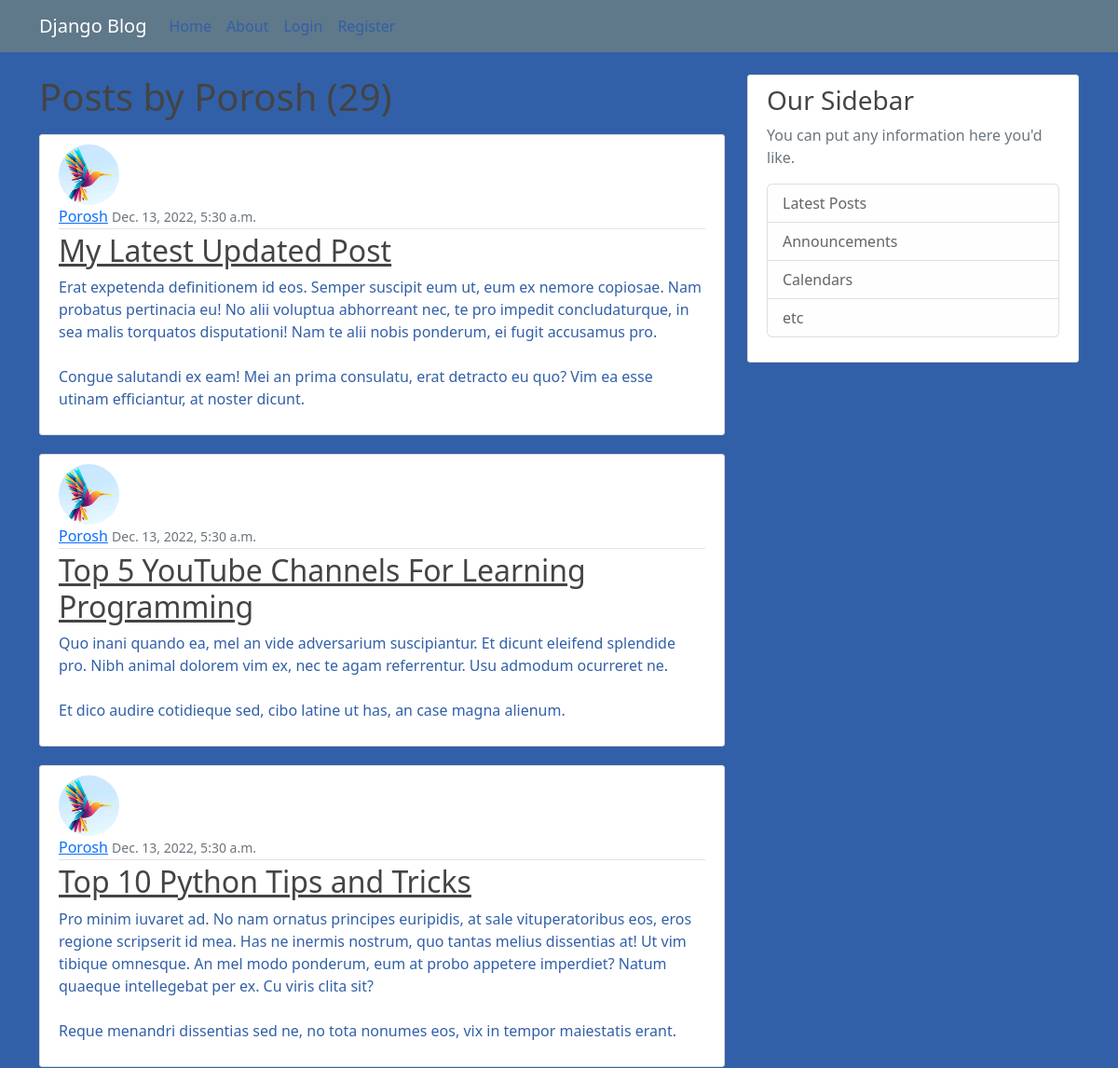
Before: /user/Porosh (upper part) with the older database file.
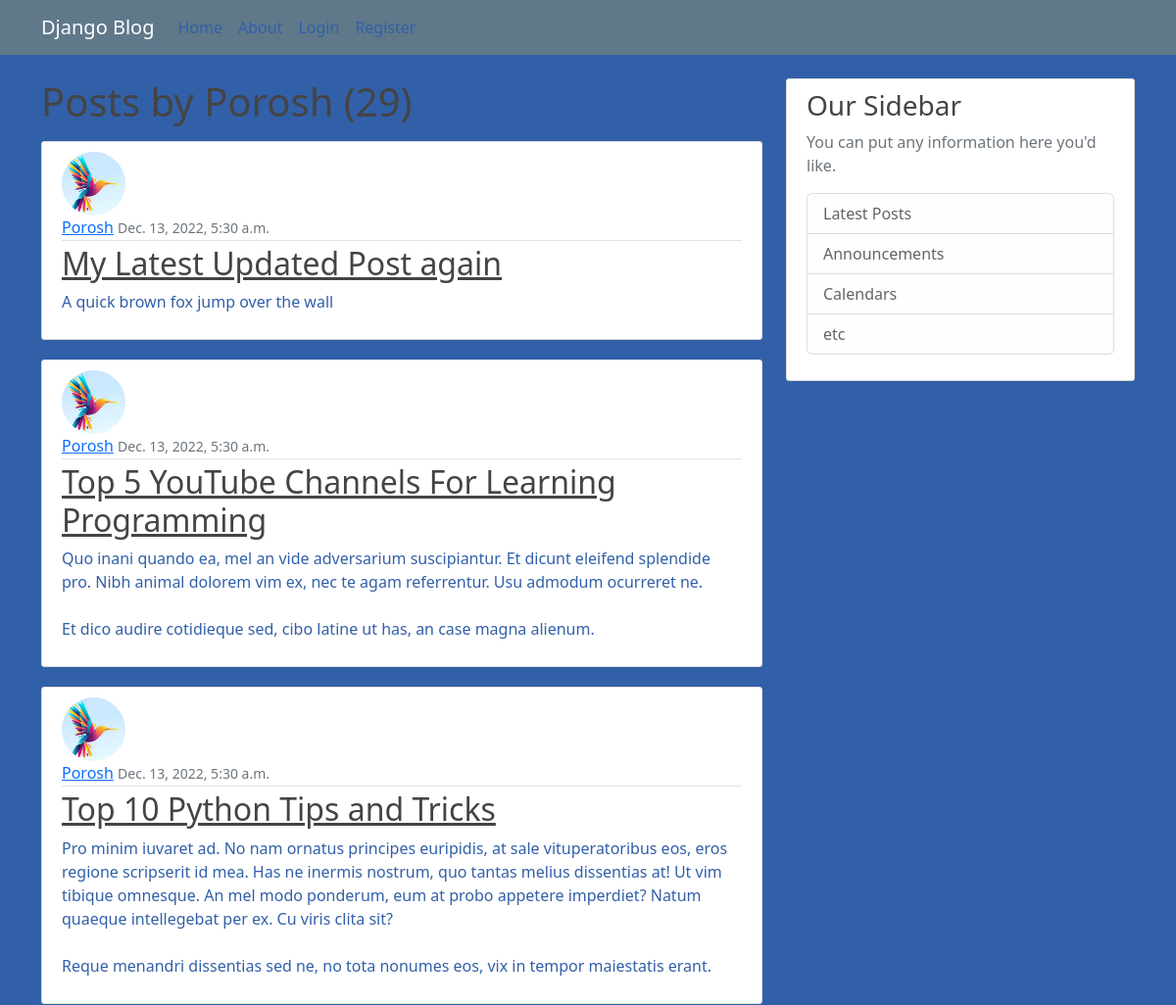
After: the same page with the newer database file.
### Blogger/models.py (models this page shows, shortened)
class Post(models.Model):
    title = models.CharField(max_length= 500)
    content = models.CharField(max_length=1000)
    date_posted = models.DateTimeField(default=timezone.now)
    author = models.ForeignKey(User, on_delete=models.CASCADE)

### User/models.py (models this page shows, shortened)
class Profile(models.Model):
    user = models.OneToOneField(User, on_delete=models.CASCADE)
    image = models.ImageField(default='default.jpg', upload_to = 'profile_pics/')

### Blogger/views.py (the view)
# urls.py: path('user/<str:username>',UserPostListView.as_view(), name = 'user-posts'),
class UserPostListView(ListView):
    model = Post
    template_name = 'Blogger/user_posts.html'
    posts = Post.objects.all()
    context_object_name = 'posts'
    paginate_by = 5
    def get_queryset(self):
        user = get_object_or_404(User, username = self.kwargs.get('username'))
        return Post.objects.filter(author = user).order_by('-date_posted')

### Blogger/templates/Blogger/user_posts.html (shortened to what this page needs)
{% extends "Blogger/base.html" %}
{% block content %}
    <h1 class = "mb-3">Posts by {{ view.kwargs.username }} ({{ page_obj.paginator.count }})</h1>
    {% for post in posts %}
        <article class="media content-section">
            <img class="rounded-circle article-img" src = "{{ post.author.profile.image.url }}">
          <div class="media-body">
            <div class="article-metadata">
              <a class="mr-2" href="{% url 'user-posts' user %}">{{ post.author.username }}</a>
              <small class="text-muted">{{ post.date_posted }}</small>
            </div>
            <h2><a class="article-title" href="{% url 'post-detail' post.id %}">{{ post.title }}</a></h2>
            <p class="article-content">{{ post.content }}</p>
          </div>
        </article>
    {% endfor %}
{% endblock content %}

Changed rows visible on the page:
changed Post: title "My Latest Updated Post" → "My Latest Updated Post again"; content "Erat expetenda definitionem id eos. Semper suscipit eum ut, eum ex nemore copiosae. Nam probatus pertinacia eu! No alii voluptua abhorreant nec, te pro impedit concludaturque, in sea malis torquatos disputationi! Nam te alii nobis ponderum, ei fugit accusamus pro. Congue salutandi ex eam! Mei an prima consulatu, erat detracto eu quo? Vim ea esse utinam efficiantur, at noster dicunt." → "A quick brown fox jump over the wall"
